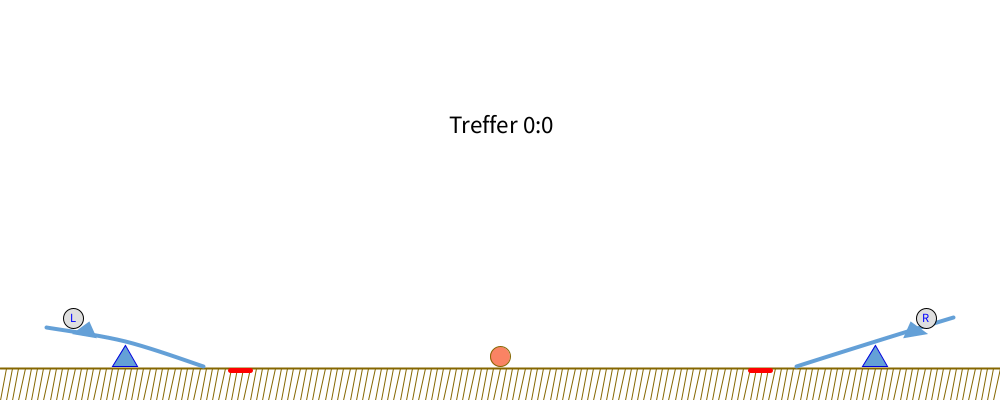
Frame 1 (no input)
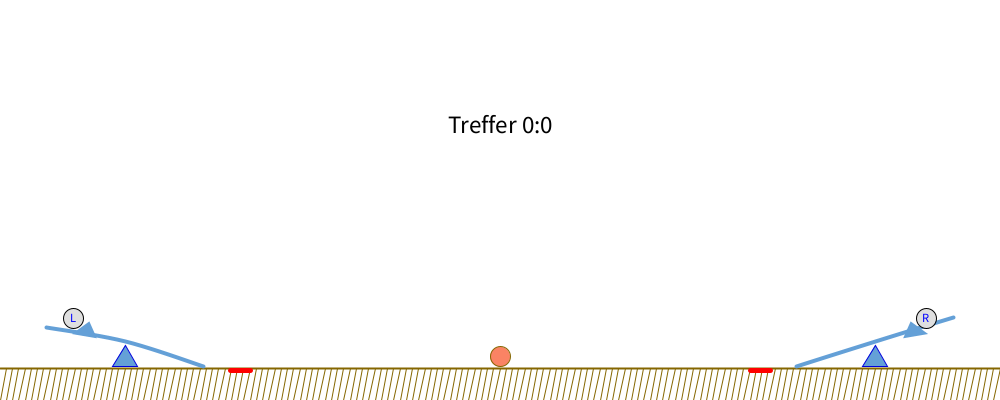
Frame 60 (the mouse pressed at the canvas centre just before this capture)
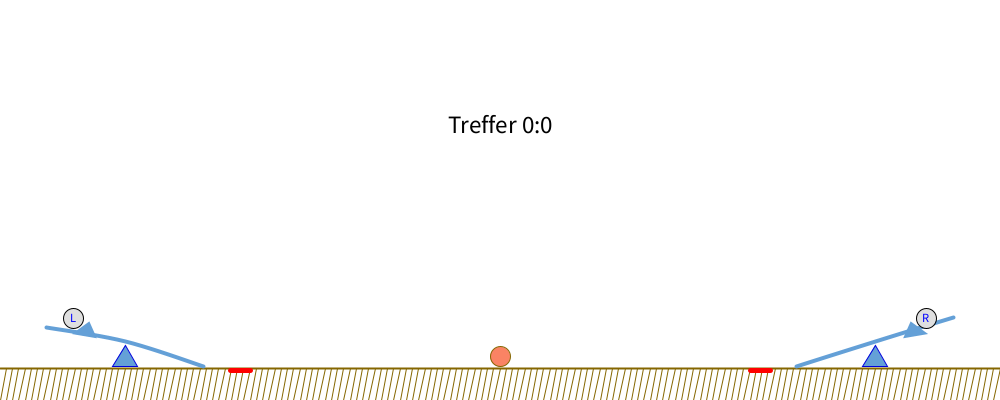
Frame 120 (the mouse held since frame 60 and released just before this capture)

The Processing sketch that drew these frames (run headless with seeded random() and noise(); from frame 60 on, the mouse is pressed at the canvas centre):

// Processing sketch: s0553363_Uebung_2
// ── s0553363_Uebung_2.pde
/*  //<>//
 * Leonid Barsht
 * s0553363
 * 04.10.2018
 r*/

float meterInPixel; // Stell dar, wie viele Pixel = 1 Meter
float offsetGround; // Der Abstand des Bodens vom unteren Bildschirmrand
int frameRate = 60; // Gewünschte Framerate
float deltaT = 1 / (float)frameRate;
float t = 0;
float speed = 500 / 60f / 60f; // 500m pro h auf s runtergerechnet
float wholeWidth = 1.60; // Gesamte Breite in m → 1,2m + L+R Offset
float fieldWidth = 1.20; // Spielfeld Breite in m
float LROffset = 0.20; // Länge des Offsets links und rechts in m
float targetBallWidth = 0.032; // Spielball Durchmesser in m
float lengthTriangle = 0.04; // Seitenlänge der Dreiecke in m
float plankLength = 0.25; // Planke Länge in m
// Punktestand der Spieler
int pointsLeft = 0;
int pointsRight = 0;

void setup() {
  //fullScreen();
  size(1000, 400);
  background(255);
  frameRate(frameRate);
  smooth();
  meterInPixel = width / wholeWidth; 
  offsetGround = meterInPixel * 0.05; // 5cm Abstand
}


// Draw - is the game loop
void draw() {
  t += deltaT;
  drawPlayField();
}

float normValue(float val) {
  float normedValue = val * meterInPixel;
  return normedValue;
}

void drawPlayField() {
  background(255);
  float textSize = 0.04;
  float textWidth = textWidth("Treffer " + pointsLeft + ":" + pointsRight);
  // Punktestand
  fill(0);
  textSize(meterInPixel * textSize);
  text("Treffer " + pointsLeft + ":" + pointsRight, width / 2.0f - textWidth, height / 3);

  float groundPosition = height - offsetGround; // Boden Position
  int groundThickness = 2; // Boden Dicke

  // Skalierte Werte
  float ballWidthNormed = targetBallWidth * meterInPixel;
  float fieldWidthNormed = fieldWidth * meterInPixel;
  float LROffsetNormed = LROffset * meterInPixel;
  float lengthTriangleNormed = lengthTriangle * meterInPixel;
  float plankLengthNormedHalf = (plankLength * meterInPixel) / 2;
  float wholeWidthNormed = wholeWidth * meterInPixel;

  pushMatrix();
  translate(width / 2, groundPosition); // Setzt das Koordinatensystem in die Mitte unter den roten Ball
  scale(1, -1); // Dreht die Angaben der Y Werte um

  // Boden vom Spielfeld
  stroke(133, 102, 0); 
  strokeWeight(groundThickness);
  line(-wholeWidthNormed / 2, 0, wholeWidthNormed / 2, 0);
  strokeWeight(1);
  for (float i = meterInPixel / 100; i <= width; i+=meterInPixel/100) {
    line(-wholeWidthNormed / 2 + i, 0, -wholeWidthNormed / 2 + i-meterInPixel / 100, -offsetGround);
  }


  // Roter Ball in der Mitte
  fill(250, 131, 100);
  ellipse(0 + t * speed, ballWidthNormed / 2 + groundThickness, ballWidthNormed, ballWidthNormed);



  // Ziellinien
  stroke(#ff0000);
  strokeWeight(5);
  float distanceToPlank = 2;
  // links
  line(-LROffsetNormed*2, -groundThickness, -LROffsetNormed*2 - ballWidthNormed, -groundThickness);
  // rechts
  line(LROffsetNormed*2, -groundThickness, LROffsetNormed*2 + ballWidthNormed, -groundThickness);



  // Standfüße
  fill(100, 160, 215);
  stroke(#0000DD); 
  strokeWeight(1);
  float triangleHeight = (lengthTriangleNormed / 2) * sqrt(3);
  // links
  triangle(-fieldWidthNormed / 2 - lengthTriangleNormed / 2, groundThickness, -fieldWidthNormed / 2, groundThickness + triangleHeight, -fieldWidthNormed / 2 + lengthTriangleNormed / 2, groundThickness);
  // rechts
  triangle(fieldWidthNormed / 2 + lengthTriangleNormed / 2, groundThickness, fieldWidthNormed / 2, groundThickness + triangleHeight, fieldWidthNormed / 2 - lengthTriangleNormed / 2, groundThickness);





  // Planken
  noFill();
  float plankThinkness = 4;
  // Beim Verändern dieser Werte wird die Planke gebogen
  float plankBendLeft = 1.4;
  float plankBendRight = 1.8;


  stroke(100, 160, 215);
  strokeWeight(plankThinkness);
  // Planke links
  beginShape();
  // Start- und Endpunkt müssen doppelt vorkommen
  curveVertex(-fieldWidthNormed / 2 - plankLengthNormedHalf, groundThickness + plankThinkness + lengthTriangleNormed * plankBendLeft);
  curveVertex(-fieldWidthNormed / 2 - plankLengthNormedHalf, groundThickness + plankThinkness + lengthTriangleNormed * plankBendLeft); // Startpunkt
  curveVertex(-fieldWidthNormed / 2, groundThickness + triangleHeight + plankThinkness); // Mittelpunkt
  curveVertex(-fieldWidthNormed / 2 + plankLengthNormedHalf, groundThickness); // Endpunkt
  curveVertex(-fieldWidthNormed / 2 + plankLengthNormedHalf, groundThickness);
  endShape();
  

  
  // Planke rechts
  beginShape();
  // Start- und Endpunkt müssen doppelt vorkommen
  curveVertex(fieldWidthNormed / 2 + plankLengthNormedHalf, groundThickness + plankThinkness + lengthTriangleNormed * plankBendRight);
  curveVertex(fieldWidthNormed / 2 + plankLengthNormedHalf, groundThickness + plankThinkness + lengthTriangleNormed * plankBendRight); // Startpunkt
  curveVertex(fieldWidthNormed / 2, groundThickness + triangleHeight + plankThinkness); // Mittelpunkt
  curveVertex(fieldWidthNormed / 2 - plankLengthNormedHalf, groundThickness); // Endpunkt
  curveVertex(fieldWidthNormed / 2 - plankLengthNormedHalf, groundThickness);
  endShape();
  
  popMatrix(); // TODO wo anders hin machen

  /* Im folgenden Stelle ich eine lineare Gleichung zwischen dem Mittelpunkt der Planke und deren oberen Punkt auf
   * Mit deren Hilfe lassen sich auf dieser versetzt dynamisch Elemente platzieren
   * Die Dynamik soll voraussichtlich auch beim Biegen der Planke bestehen */
  // Steigung der Planke m
  float gradientPlankLeft = ((groundPosition - triangleHeight - plankThinkness) - (groundPosition - plankThinkness - lengthTriangleNormed * plankBendLeft)) / (LROffsetNormed - (LROffsetNormed - plankLengthNormedHalf));
  // TODO folgende Variable und plusB umschreiben
  float gradientPlankRight = gradientPlankLeft * -1;
  // +b in der linearen Gleichung → y - m * x = b
  float plusB = (groundPosition - triangleHeight - plankThinkness) - gradientPlankLeft * LROffsetNormed;

  /* TODO orthogonale Funktion berechnen
   * Außerdem ist bei allem Folgendem Refactoring nötig */

  // Ballhalterungen
  fill(100, 160, 215);
  noStroke();
  float triangleShortSideLength = 0.025 * meterInPixel;
  float triangleLongSideLength = 0.04 * meterInPixel;

  // links
  float x1 = LROffsetNormed - plankLengthNormedHalf + triangleLongSideLength;
  float y1 = gradientPlankLeft * x1 + plusB;
  float x2 = LROffsetNormed - plankLengthNormedHalf + triangleLongSideLength * 2;
  float y2 = gradientPlankLeft * x2 + plusB;
  float x3 = LROffsetNormed - plankLengthNormedHalf + triangleLongSideLength * 1.7;
  float y3 = gradientPlankLeft * x3 + plusB - triangleShortSideLength;
  triangle(x1, y1, x2, y2, x3, y3);

  plusB = (groundPosition - triangleHeight - plankThinkness) - gradientPlankRight * (LROffsetNormed + fieldWidthNormed);
  // rechts
  float x12 = LROffsetNormed + fieldWidthNormed + plankLengthNormedHalf - triangleLongSideLength;
  float y12 = gradientPlankRight * x12 + plusB;
  float x22 = LROffsetNormed + fieldWidthNormed + plankLengthNormedHalf - triangleLongSideLength * 2;
  float y22 = gradientPlankRight * x22 + plusB;
  float x32 = LROffsetNormed + fieldWidthNormed + plankLengthNormedHalf - triangleLongSideLength * 1.7;
  float y32 = gradientPlankRight * x32 + plusB - triangleShortSideLength;
  triangle(x12, y12, x22, y22, x32, y32);


  // Geschützbälle
  fill(#DFDFDF);
  stroke(0);
  strokeWeight(1);
  // links
  ellipse(x1+2, y3-3, ballWidthNormed, ballWidthNormed);
  // rechts
  ellipse(x12-2, y32-3, ballWidthNormed, ballWidthNormed);

  // Text in Bällen
  fill(#0000FF);
  textSize(meterInPixel * textSize / 2);
  text("L", x1-2, y3+1);
  text("R", x12-6, y32+1);
}
